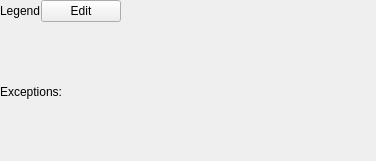
<?xml version="1.0" encoding="UTF-8"?>
<ui version="4.0">
 <class>PlotLegendWidget</class>
 <widget class="QWidget" name="PlotLegendWidget">
  <property name="geometry">
   <rect>
    <x>0</x>
    <y>0</y>
    <width>376</width>
    <height>161</height>
   </rect>
  </property>
  <property name="windowTitle">
   <string>Form</string>
  </property>
  <layout class="QVBoxLayout" name="verticalLayout">
   <property name="spacing">
    <number>0</number>
   </property>
   <property name="leftMargin">
    <number>0</number>
   </property>
   <property name="topMargin">
    <number>0</number>
   </property>
   <property name="rightMargin">
    <number>0</number>
   </property>
   <property name="bottomMargin">
    <number>0</number>
   </property>
   <item>
    <layout class="QHBoxLayout" name="HeaderLayout" stretch="0,0,0">
     <property name="spacing">
      <number>0</number>
     </property>
     <item>
      <widget class="QLabel" name="LegendCaption">
       <property name="text">
        <string>Legend</string>
       </property>
      </widget>
     </item>
     <item>
      <widget class="QPushButton" name="EditLegendButton">
       <property name="text">
        <string>Edit</string>
       </property>
       <property name="icon">
        <iconset>
         <normaloff>../../resource/icons/icon_action_edit.png</normaloff>../../resource/icons/icon_action_edit.png</iconset>
       </property>
      </widget>
     </item>
     <item>
      <spacer name="horizontalSpacer">
       <property name="orientation">
        <enum>Qt::Horizontal</enum>
       </property>
       <property name="sizeHint" stdset="0">
        <size>
         <width>40</width>
         <height>20</height>
        </size>
       </property>
      </spacer>
     </item>
    </layout>
   </item>
   <item>
    <widget class="QLabel" name="ExceptionsLegendLayoutCaption">
     <property name="text">
      <string>Exceptions:</string>
     </property>
    </widget>
   </item>
  </layout>
 </widget>
 <resources/>
 <connections/>
</ui>
